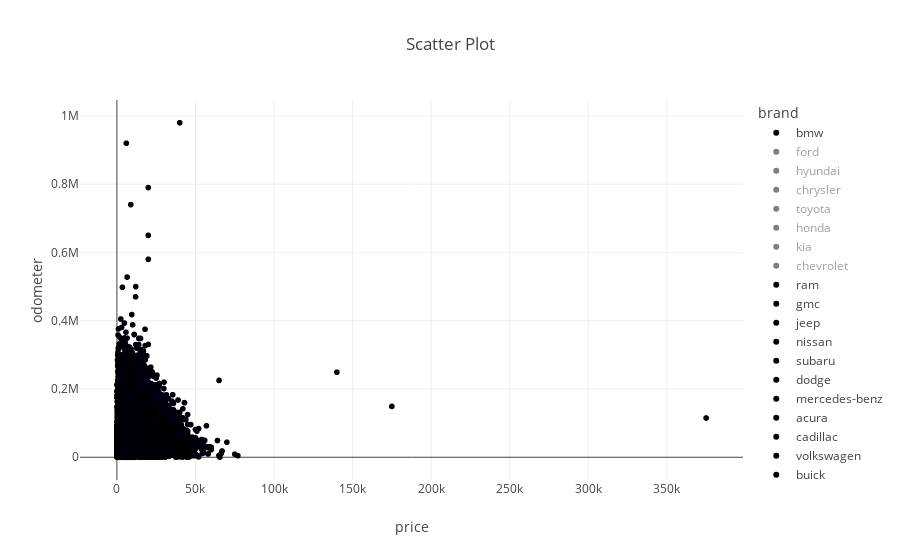

The notebook cell saved with this chart:
### Code cell
# Create a scatter plot using Plotly Express
fig = px.scatter(df, x='price', y='odometer', color='brand', title='Scatter Plot')

# Show the plot
fig.show()

### Figure 1 — Plotly figure (JSON) as saved in the notebook; plotly's stock layout.template omitted (floating-point values rounded to 4 significant figures; data arrays with more than 128 entries replaced by an {"elided": "..."} marker saying what was removed)
{"data": [{"hovertemplate": "brand=bmw<br>price=%{x}<br>odometer=%{y}<extra></extra>", "legendgroup": "bmw", "marker": {"color": "#000001", "symbol": "circle"}, "mode": "markers", "name": "bmw", "showlegend": true, "type": "scattergl", "x": {"elided": "267 int values"}, "xaxis": "x", "y": {"elided": "267 int values"}, "yaxis": "y"}, {"hovertemplate": "brand=ford<br>price=%{x}<br>odometer=%{y}<extra></extra>", "legendgroup": "ford", "marker": {"color": "#000002", "symbol": "circle"}, "mode": "markers", "name": "ford", "showlegend": true, "type": "scattergl", "visible": "legendonly", "x": {"elided": "12672 int values"}, "xaxis": "x", "y": {"elided": "12672 int values"}, "yaxis": "y"}, {"hovertemplate": "brand=hyundai<br>price=%{x}<br>odometer=%{y}<extra></extra>", "legendgroup": "hyundai", "marker": {"color": "#000003", "symbol": "circle"}, "mode": "markers", "name": "hyundai", "showlegend": true, "type": "scattergl", "visible": "legendonly", "x": {"elided": "1173 int values"}, "xaxis": "x", "y": {"elided": "1173 int values"}, "yaxis": "y"}, {"hovertemplate": "brand=chrysler<br>price=%{x}<br>odometer=%{y}<extra></extra>", "legendgroup": "chrysler", "marker": {"color": "#000004", "symbol": "circle"}, "mode": "markers", "name": "chrysler", "showlegend": true, "type": "scattergl", "visible": "legendonly", "x": {"elided": "838 int values"}, "xaxis": "x", "y": {"elided": "838 int values"}, "yaxis": "y"}, {"hovertemplate": "brand=toyota<br>price=%{x}<br>odometer=%{y}<extra></extra>", "legendgroup": "toyota", "marker": {"color": "#000005", "symbol": "circle"}, "mode": "markers", "name": "toyota", "showlegend": true, "type": "scattergl", "visible": "legendonly", "x": {"elided": "5445 int values"}, "xaxis": "x", "y": {"elided": "5445 int values"}, "yaxis": "y"}, {"hovertemplate": "brand=honda<br>price=%{x}<br>odometer=%{y}<extra></extra>", "legendgroup": "honda", "marker": {"color": "#000006", "symbol": "circle"}, "mode": "markers", "name": "honda", "showlegend": true, "type": "scattergl", "visible": "legendonly", "x": {"elided": "3485 int values"}, "xaxis": "x", "y": {"elided": "3485 int values"}, "yaxis": "y"}, {"hovertemplate": "brand=kia<br>price=%{x}<br>odometer=%{y}<extra></extra>", "legendgroup": "kia", "marker": {"color": "#000007", "symbol": "circle"}, "mode": "markers", "name": "kia", "showlegend": true, "type": "scattergl", "visible": "legendonly", "x": {"elided": "585 int values"}, "xaxis": "x", "y": {"elided": "585 int values"}, "yaxis": "y"}, {"hovertemplate": "brand=chevrolet<br>price=%{x}<br>odometer=%{y}<extra></extra>", "legendgroup": "chevrolet", "marker": {"color": "#000008", "symbol": "circle"}, "mode": "markers", "name": "chevrolet", "showlegend": true, "type": "scattergl", "visible": "legendonly", "x": {"elided": "10611 int values"}, "xaxis": "x", "y": {"elided": "10611 int values"}, "yaxis": "y"}, {"hovertemplate": "brand=ram<br>price=%{x}<br>odometer=%{y}<extra></extra>", "legendgroup": "ram", "marker": {"color": "#000009", "symbol": "circle"}, "mode": "markers", "name": "ram", "showlegend": true, "type": "scattergl", "x": {"elided": "3316 int values"}, "xaxis": "x", "y": {"elided": "3316 int values"}, "yaxis": "y"}, {"hovertemplate": "brand=gmc<br>price=%{x}<br>odometer=%{y}<extra></extra>", "legendgroup": "gmc", "marker": {"color": "#000010", "symbol": "circle"}, "mode": "markers", "name": "gmc", "showlegend": true, "type": "scattergl", "x": {"elided": "2378 int values"}, "xaxis": "x", "y": {"elided": "2378 int values"}, "yaxis": "y"}, {"hovertemplate": "brand=jeep<br>price=%{x}<br>odometer=%{y}<extra></extra>", "legendgroup": "jeep", "marker": {"color": "#000001", "symbol": "circle"}, "mode": "markers", "name": "jeep", "showlegend": true, "type": "scattergl", "x": {"elided": "3281 int values"}, "xaxis": "x", "y": {"elided": "3281 int values"}, "yaxis": "y"}, {"hovertemplate": "brand=nissan<br>price=%{x}<br>odometer=%{y}<extra></extra>", "legendgroup": "nissan", "marker": {"color": "#000002", "symbol": "circle"}, "mode": "markers", "name": "nissan", "showlegend": true, "type": "scattergl", "x": {"elided": "3208 int values"}, "xaxis": "x", "y": {"elided": "3208 int values"}, "yaxis": "y"}, {"hovertemplate": "brand=subaru<br>price=%{x}<br>odometer=%{y}<extra></extra>", "legendgroup": "subaru", "marker": {"color": "#000003", "symbol": "circle"}, "mode": "markers", "name": "subaru", "showlegend": true, "type": "scattergl", "x": {"elided": "1272 int values"}, "xaxis": "x", "y": {"elided": "1272 int values"}, "yaxis": "y"}, {"hovertemplate": "brand=dodge<br>price=%{x}<br>odometer=%{y}<extra></extra>", "legendgroup": "dodge", "marker": {"color": "#000004", "symbol": "circle"}, "mode": "markers", "name": "dodge", "showlegend": true, "type": "scattergl", "x": {"elided": "1255 int values"}, "xaxis": "x", "y": {"elided": "1255 int values"}, "yaxis": "y"}, {"hovertemplate": "brand=mercedes-benz<br>price=%{x}<br>odometer=%{y}<extra></extra>", "legendgroup": "mercedes-benz", "marker": {"color": "#000005", "symbol": "circle"}, "mode": "markers", "name": "mercedes-benz", "showlegend": true, "type": "scattergl", "x": [34900, 34900, 34900, 34900, 34900, 34900, 34900, 34900, 34900, 34900, 34900, 34900, 34900, 34900, 34900, 34900, 34900, 34900, 34900, 34900, 34900, 34900, 34900, 34900, 34900, 34900, 34900, 34900, 34900, 34900, 34900, 34900, 34900, 34900, 34900, 34900, 34900, 34900, 34900, 34900, 34900], "xaxis": "x", "y": [null, null, null, null, null, null, null, null, null, null, null, null, null, null, null, null, null, null, null, null, null, null, null, null, null, null, null, null, null, null, null, null, null, null, null, null, null, null, null, null, null], "yaxis": "y"}, {"hovertemplate": "brand=acura<br>price=%{x}<br>odometer=%{y}<extra></extra>", "legendgroup": "acura", "marker": {"color": "#000006", "symbol": "circle"}, "mode": "markers", "name": "acura", "showlegend": true, "type": "scattergl", "x": {"elided": "236 int values"}, "xaxis": "x", "y": {"elided": "236 int values"}, "yaxis": "y"}, {"hovertemplate": "brand=cadillac<br>price=%{x}<br>odometer=%{y}<extra></extra>", "legendgroup": "cadillac", "marker": {"color": "#000007", "symbol": "circle"}, "mode": "markers", "name": "cadillac", "showlegend": true, "type": "scattergl", "x": {"elided": "322 int values"}, "xaxis": "x", "y": {"elided": "322 int values"}, "yaxis": "y"}, {"hovertemplate": "brand=volkswagen<br>price=%{x}<br>odometer=%{y}<extra></extra>", "legendgroup": "volkswagen", "marker": {"color": "#000008", "symbol": "circle"}, "mode": "markers", "name": "volkswagen", "showlegend": true, "type": "scattergl", "x": {"elided": "869 int values"}, "xaxis": "x", "y": {"elided": "869 int values"}, "yaxis": "y"}, {"hovertemplate": "brand=buick<br>price=%{x}<br>odometer=%{y}<extra></extra>", "legendgroup": "buick", "marker": {"color": "#000009", "symbol": "circle"}, "mode": "markers", "name": "buick", "showlegend": true, "type": "scattergl", "x": {"elided": "271 int values"}, "xaxis": "x", "y": {"elided": "271 int values"}, "yaxis": "y"}], "layout": {"autosize": true, "legend": {"title": {"text": "brand"}, "tracegroupgap": 0}, "title": {"text": "Scatter Plot"}, "xaxis": {"anchor": "y", "autorange": true, "domain": [0, 1], "range": [-22880.0, 397900.0], "title": {"text": "price"}, "type": "linear"}, "yaxis": {"anchor": "x", "autorange": true, "domain": [0, 1], "range": [-80870.0, 1061000.0], "title": {"text": "odometer"}, "type": "linear"}}}
